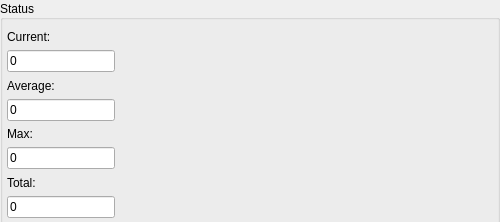
<?xml version="1.0" encoding="UTF-8"?>
<ui version="4.0">
 <class>Status</class>
 <widget class="QFrame" name="Status">
  <property name="geometry">
   <rect>
    <x>0</x>
    <y>0</y>
    <width>500</width>
    <height>222</height>
   </rect>
  </property>
  <property name="minimumSize">
   <size>
    <width>500</width>
    <height>222</height>
   </size>
  </property>
  <property name="windowTitle">
   <string>Frame</string>
  </property>
  <layout class="QGridLayout" name="gridLayout">
   <property name="leftMargin">
    <number>0</number>
   </property>
   <property name="topMargin">
    <number>0</number>
   </property>
   <property name="rightMargin">
    <number>0</number>
   </property>
   <property name="bottomMargin">
    <number>0</number>
   </property>
   <property name="spacing">
    <number>0</number>
   </property>
   <item row="0" column="0">
    <widget class="QGroupBox" name="groupBox">
     <property name="minimumSize">
      <size>
       <width>0</width>
       <height>225</height>
      </size>
     </property>
     <property name="title">
      <string>Status</string>
     </property>
     <property name="alignment">
      <set>Qt::AlignLeading|Qt::AlignLeft|Qt::AlignVCenter</set>
     </property>
     <property name="flat">
      <bool>true</bool>
     </property>
     <property name="checkable">
      <bool>false</bool>
     </property>
     <layout class="QHBoxLayout" name="horizontalLayout" stretch="0,1">
      <property name="spacing">
       <number>1</number>
      </property>
      <property name="leftMargin">
       <number>2</number>
      </property>
      <property name="topMargin">
       <number>2</number>
      </property>
      <property name="rightMargin">
       <number>2</number>
      </property>
      <property name="bottomMargin">
       <number>2</number>
      </property>
      <item>
       <widget class="QWidget" name="widget" native="true">
        <property name="enabled">
         <bool>true</bool>
        </property>
        <layout class="QVBoxLayout" name="verticalLayout">
         <property name="spacing">
          <number>1</number>
         </property>
         <property name="leftMargin">
          <number>2</number>
         </property>
         <property name="topMargin">
          <number>2</number>
         </property>
         <property name="rightMargin">
          <number>2</number>
         </property>
         <property name="bottomMargin">
          <number>2</number>
         </property>
         <item>
          <widget class="QLabel" name="lbCurrent">
           <property name="text">
            <string>Current:</string>
           </property>
          </widget>
         </item>
         <item>
          <widget class="QLineEdit" name="leCurrent">
           <property name="enabled">
            <bool>true</bool>
           </property>
           <property name="text">
            <string>0</string>
           </property>
           <property name="readOnly">
            <bool>true</bool>
           </property>
          </widget>
         </item>
         <item>
          <widget class="QLabel" name="lbAverage">
           <property name="text">
            <string>Average:</string>
           </property>
          </widget>
         </item>
         <item>
          <widget class="QLineEdit" name="leAverage">
           <property name="enabled">
            <bool>true</bool>
           </property>
           <property name="text">
            <string>0</string>
           </property>
           <property name="readOnly">
            <bool>true</bool>
           </property>
          </widget>
         </item>
         <item>
          <widget class="QLabel" name="lbMax">
           <property name="text">
            <string>Max:</string>
           </property>
          </widget>
         </item>
         <item>
          <widget class="QLineEdit" name="leMax">
           <property name="text">
            <string>0</string>
           </property>
           <property name="readOnly">
            <bool>true</bool>
           </property>
          </widget>
         </item>
         <item>
          <widget class="QLabel" name="lbTotal">
           <property name="text">
            <string>Total:</string>
           </property>
          </widget>
         </item>
         <item>
          <widget class="QLineEdit" name="leTotal">
           <property name="text">
            <string>0</string>
           </property>
           <property name="readOnly">
            <bool>true</bool>
           </property>
          </widget>
         </item>
        </layout>
       </widget>
      </item>
      <item>
       <widget class="QWidget" name="wScope" native="true">
        <property name="minimumSize">
         <size>
          <width>60</width>
          <height>30</height>
         </size>
        </property>
        <property name="baseSize">
         <size>
          <width>0</width>
          <height>0</height>
         </size>
        </property>
        <layout class="QVBoxLayout" name="vlLayout">
         <property name="spacing">
          <number>1</number>
         </property>
         <property name="leftMargin">
          <number>0</number>
         </property>
         <property name="topMargin">
          <number>0</number>
         </property>
         <property name="rightMargin">
          <number>0</number>
         </property>
         <property name="bottomMargin">
          <number>0</number>
         </property>
        </layout>
       </widget>
      </item>
     </layout>
    </widget>
   </item>
  </layout>
 </widget>
 <resources/>
 <connections/>
</ui>
